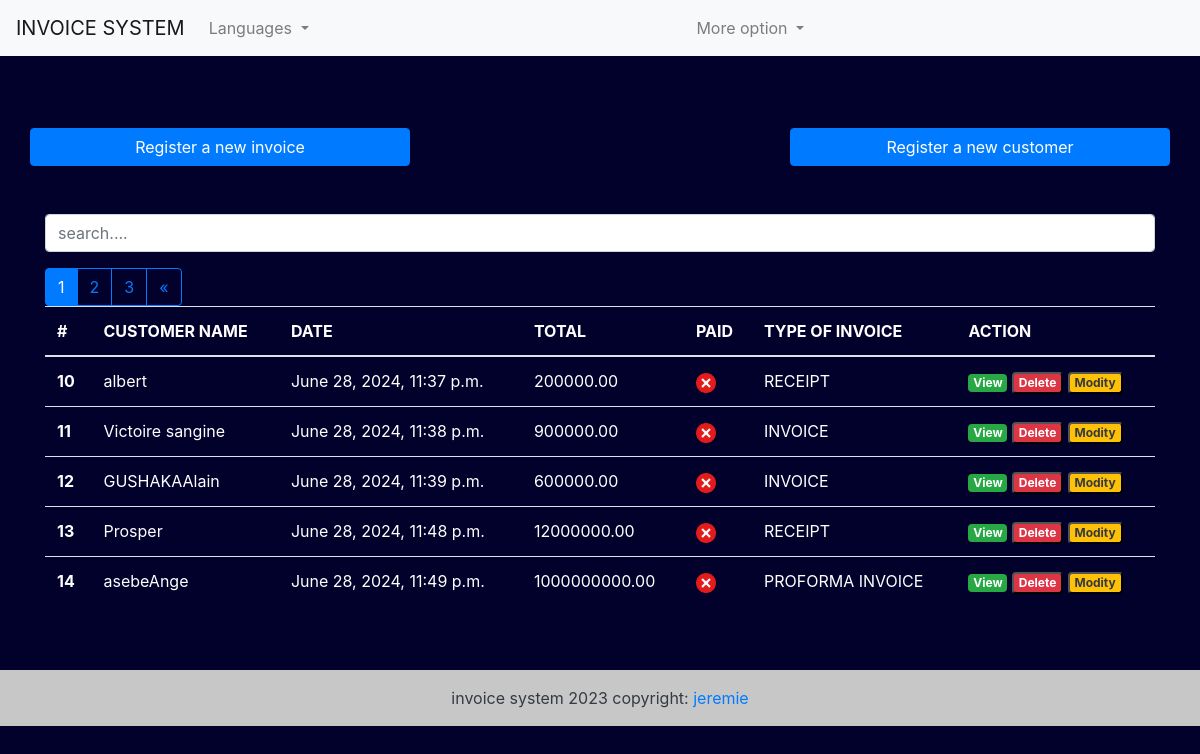
The page / on the database its author committed.
### fact_app/models.py (models this page shows, shortened)
class Invoice(models.Model):
  INVOICE_TYPE= (
    ('R', 'RECEIPT'),
    ('P', 'PROFORMA INVOICE'),
    ('I', 'INVOICE')
  )
  customer = models.ForeignKey(Customer, on_delete=models.PROTECT)
  save_by =models.ForeignKey(User, on_delete=models.PROTECT)
  invoice_date_time = models.DateTimeField(auto_now_add=True)
  total = models.DecimalField(max_digits=10000, decimal_places=2)
  last_updated_date = models.DateTimeField(null=True, blank=True)
  paid = models.BooleanField(default=False)
  invoice_type = models.CharField(max_length=1, choices=INVOICE_TYPE)
  comments = models.TextField(null=True, max_length=1000, blank=True)
  class Meta:
    verbose_name = "Invoice"
    verbose_name_plural ="Invoices"
  @property
  def get_total(self):
    articles = self.article_set.all()
    total = sum(article.get_total for article in articles)
    return total

class Customer(models.Model):
  SEX_TYPES =   (
    ('M', 'Masculin'),
    ('F', 'Feminin'),
  )
  name = models.CharField(max_length=132)
  email = models.EmailField()
  phone = models.CharField(max_length=132)
  address = models.CharField(max_length=64)
  sex = models.CharField(max_length=1, choices=SEX_TYPES)
  age =models.CharField(max_length=12)
  city = models.CharField(max_length=32)
  zip_code = models.CharField(max_length=16)
  created_date = models.DateTimeField(auto_now_add=True)
  save_by = models.ForeignKey(User, on_delete=models.PROTECT)
  class Meta:
    verbose_name = "Customer"
    verbose_name_plural ="Customers"

class Article(models.Model):
  invoice = models.ForeignKey(Invoice, on_delete=models.CASCADE)
  name = models.CharField(max_length=32)
  quantity = models.IntegerField()
  unit_price = models.DecimalField(max_digits=1000, decimal_places=2)
  total = models.DecimalField(max_digits=1000, decimal_places=2)
  class Meta:
    verbose_name='Article'
    verbose_name_plural='Articles'
  @property
  def get_total(self):
    total = self.quantity * self.unit_price
    return total

### fact_app/views.py (the view, shortened to what this page needs)
# urls.py: path('', views.HomeView.as_view(), name='home'),
class HomeView(View):
   templates_name = 'index.html'
   invoices = Invoice.objects.select_related('customer', 'save_by').all()
   context = {
      'invoices': invoices
   }
   def get(self, request, *args, **kwargs):
      items = pagination(request, self.invoices)
      self.context['invoices']= items
      return render(request, self.templates_name, self.context)

### fact_app/utils.py (called while the page is built)
def pagination(request, invoices):
     default_page = 1
     page = request.GET.get('page',default_page)
     items_per_page = 5
     paginator = Paginator(invoices, items_per_page)
     try:
          items_page = paginator.page(page)
     except PageNotAnInteger :
         items_page = paginator.page(default_page)
     except EmptyPage:
         items_page = paginator.page(paginator.num_pages)
     return items_page

### templates/index.html (shortened to what this page needs)
{% extends "base.html" %}
{% load static %}
{% block content %}
  <br><br>
<div class="row">
  <a href="{% url 'add-invoice' %}" class="btn col-md-4 btn-primary">
    Register a new invoice
  </a>
  <a href="#" class="btn col-md-4">
  </a>
  <a href="{% url 'add-customer' %}" class="btn col-md-4 btn-primary">
    Register a new customer
  </a>
</div>
<br><br>
<div class="form-group">
   <input id="search" class="form-control" type="text" placeholder="search....">
</div>
<div>
  <table class="table table-striped-columns">
     <thead>
       <tr style="
       color: white;";>
         <th scope="col">#</th>
         <th scope="col">CUSTOMER NAME</th>
         <th scope="col">DATE</th>
         <th scope="col">TOTAL</th>
         <th scope="col">PAID</th>
         <th scope="col">TYPE OF INVOICE</th>
         <th scope="col">ACTION</th>
       </tr>
     </thead>
     <tbody id="myTable">
         {% if invoices %}
         {% for facture in invoices %}
         <tr style="
         color: white;";>
            <th scope="row">{{ facture.pk }}</th>
            <td>{{ facture.customer.name }}</td>
            <td>{{ facture.invoice_date_time }}</td>
            <td>{{ facture.get_total }}</td>
            <td>
               {% if facture.paid %}
               <img src="{% static 'images/icon-yes.png'%}" alt="True" style="
               height: 20px;
               width: 20px;
               ";>
               {% else %}
               <img src="{% static 'images/icon-no.png'%}" alt="False" style="
               height: 20px;
               width: 20px;
               ">
               {% endif %}
            </td>
            <td>{{facture.get_invoice_type_display }}</td>
            <td>
              <a href="#" title="Detail" class="badge text-white bg-success">View</a>
              <button id="btn-invoice-sup" type="button" data-toggle="modal" data-target="#supprimer" class="badge text-white bg-danger" title="Supprimer" data-id="{{ facture.pk }}" data-customer="{{ facture.client.name}}">
                Delete
              </button>
              <button id="btn-invoice-mod" type="button" data-toggle="modal" data-target="#modifier" class="badge text-dark bg-warning" title="Modifier" data-id="{{ facture.pk }}" data-customer="{{ facture.customer.name}}">
                Modity
              </button>
            </td>
         </tr>
         {% endfor %}
         {% if invoices.has_other_pages %}
         <div class="btn-group" role="group" aria-label="Item pagination">
             {% for page_number in invoices.paginator.page_range %}
             {% if invoices.number == page_number %}
             <button class="btn btn-outline-primary active">
              <span>{{page_number}}<span class="sr-only">{current}</span></span>
             </button>
             {% else %}
                <a href="?page={{page_number}}" class="btn btn-outline-primary">{{page_number}}</a>
             {% endif %}
             {% endfor %}
             {% if invoices.has_next%}
              <a href="?page={{ invoices.next_page_number }}" class="btn btn-outline-primary">&laquo;</a>
             {% endif %}
         </div>
         {% endif%}
         {% else %}
         <p class="text-center text-white">Not Found.</p>
         {% endif %}
     </tbody>
  </table>
</div>
<br><br>
{% endblock content %}

### static/style.css (style rules this page uses)
* { margin: 0; padding: 0; }
body { background: rgb(2, 1, 43); color: white; }

### rows shown on the page
Invoice: pk "10", customer.name "albert", invoice_date_time "June 28, 2024, 11:37 p.m.", get_total "200000.00", paid False (drawn), invoice_type "RECEIPT"
Invoice: pk "11", customer.name "Victoire sangine", invoice_date_time "June 28, 2024, 11:38 p.m.", get_total "900000.00", paid False (drawn), invoice_type "INVOICE"
Invoice: pk "12", customer.name "GUSHAKAAlain", invoice_date_time "June 28, 2024, 11:39 p.m.", get_total "600000.00", paid False (drawn), invoice_type "INVOICE"
Invoice: pk "13", customer.name "Prosper", invoice_date_time "June 28, 2024, 11:48 p.m.", get_total "12000000.00", paid False (drawn), invoice_type "RECEIPT"
Invoice: pk "14", customer.name "asebeAnge", invoice_date_time "June 28, 2024, 11:49 p.m.", get_total "1000000000.00", paid False (drawn), invoice_type "PROFORMA INVOICE"

### other values the page prints
{{ page_number }} "1"
{{ page_number }} "2" "3"
